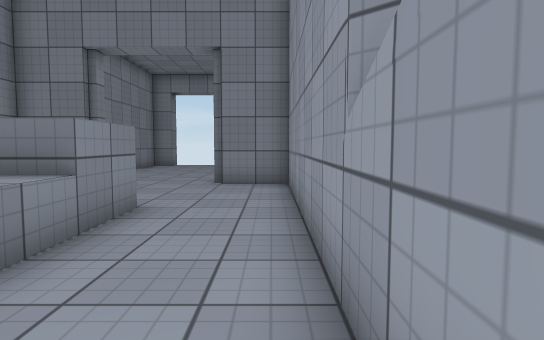
View 1 (above)

16 first-person views from a walk through a 3-D level made in the Unity game engine. The camera is 1.4 m above the floor, tilts 4° down and sees 75° across. The floor is counted in squares, 1 m on a side. Each view is taken from the middle of a square. On the plan, view 1 faces up. The plan holds only what a view shows up to about 15 squares ahead; the rest is blank. The place goes on beyond the plan. The player is left out. Door leaves are left out, so doorways stand open. Surface patterns are stand-ins for the level's own textures.

View 2
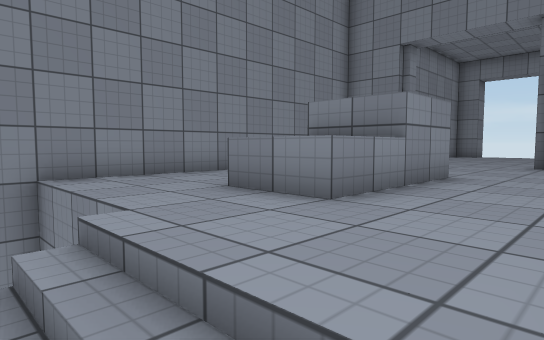

View 3
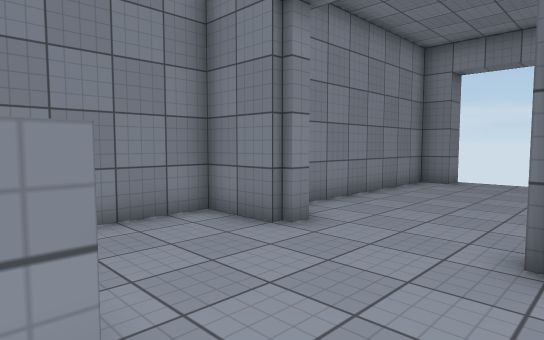

View 4
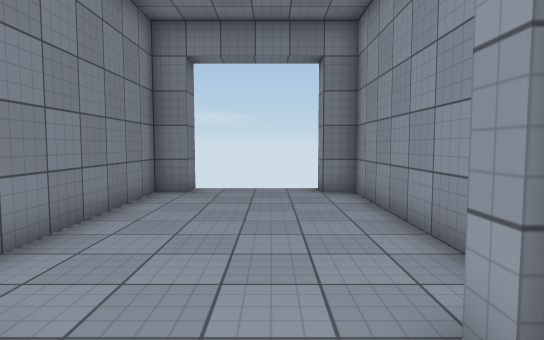

View 5
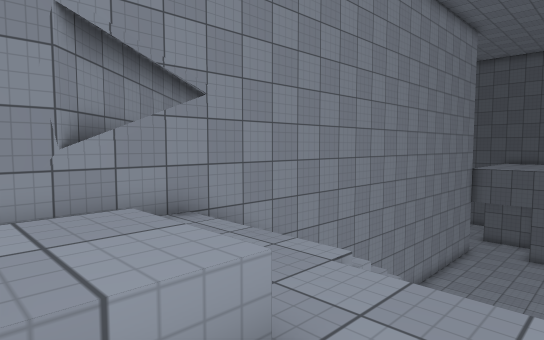

View 6
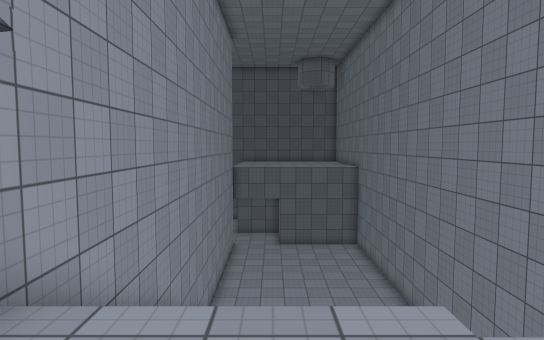

View 7
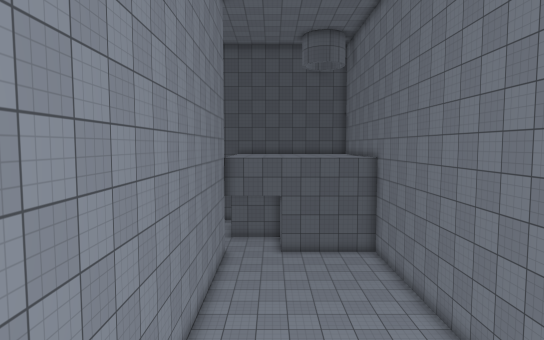

View 8
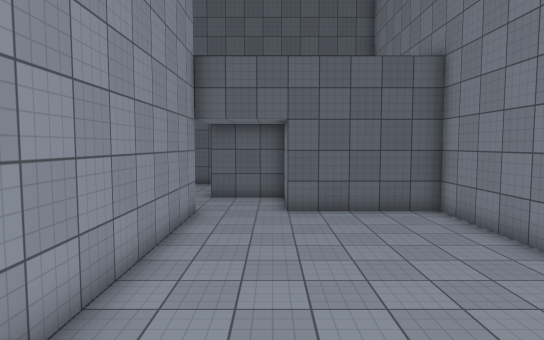

View 9
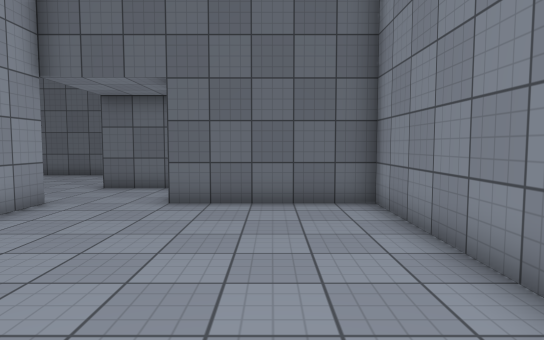

View 10
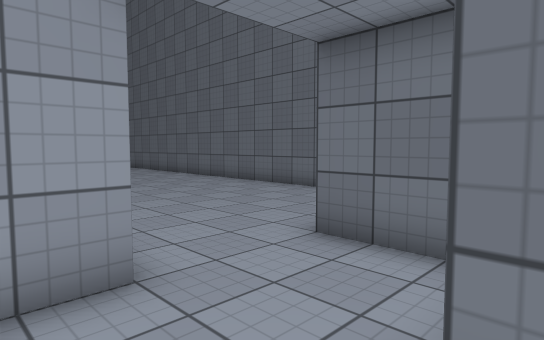

View 11
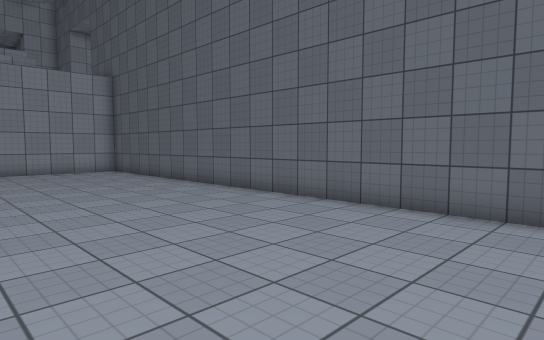

View 12
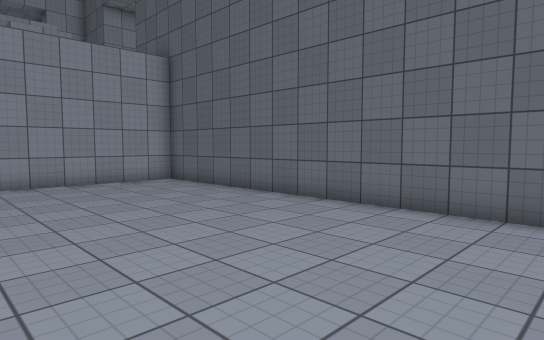

View 13
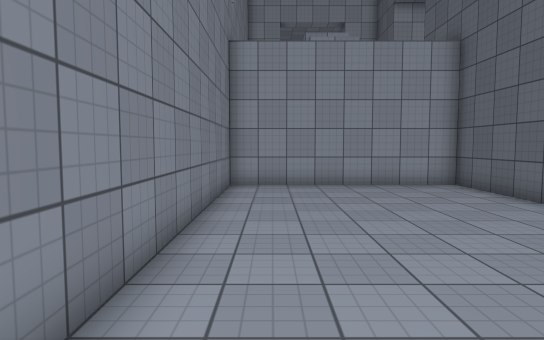

View 14
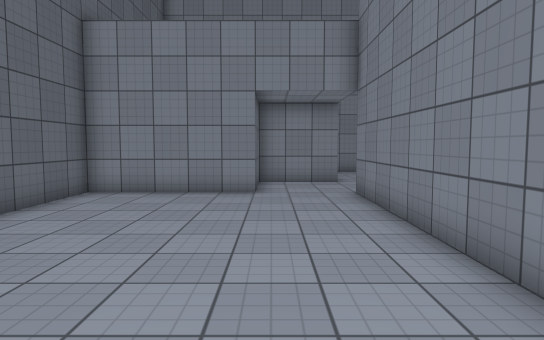

View 15
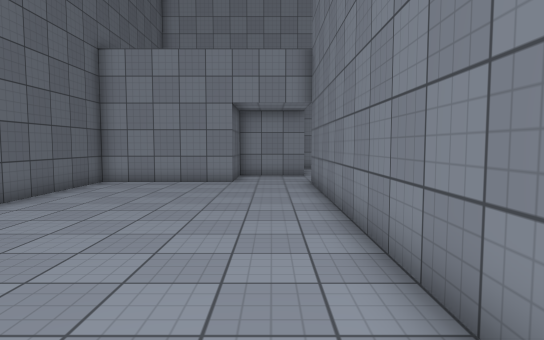

View 16
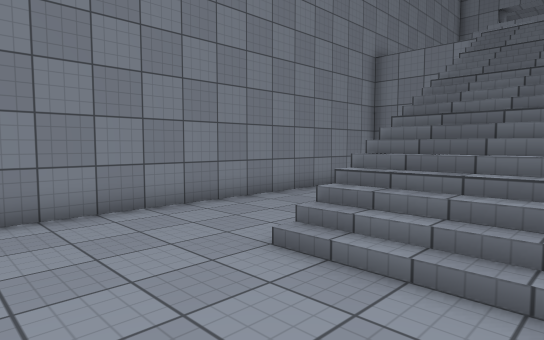

### Floor plan
Key: @ floor where view 1 was taken; # wall or solid block; . main floor; : floor 5 m higher than the main floor; / step, stairs or slope; D open door; ^ raised ledge.
Columns run from 8 left of view 1 to 21 right of it. Each row starts with its distance up from view 1.
 21   #
 20  ##DDDD##
 19  #::::::#
 18  #::::::#
 17  #::::::#
 16  #::::::#
 15  #::::::#
 14  #::::::#
 13  #::::::
 12  #::::::
 11 ###::::###
 10 #::::::::#
  9 #::::::::#
  8 #::::::::#
  7 #  ::::::#
  6 #    ^:::#
  5 #   ^^:::#
  4 #:: ^^:::#
  3 #:::^^:::#
  2 #::::::::#
  1 #::::::::#
  0 #    ///@#
 -1 #    // /#
 -2 #    // /#
 -3 #    ////#
 -4 #.   ////#
 -5 #..  ////#
 -6 #..  ////#
 -7 #... ////#
 -8 #....////#
 -9 #....////#
-10 #........#
-11 #........#
-12 #........#
-13 #........#
-14 #........#
-15 #........#
-16 #........#
-17 #........#
-18 #........#
-19 #........#####################
-20 ######.......................#
-21      #.......................#
-22      #.......................#
-23      ####....................#
-24         #....................#
-25         #....................#
-26         #....................#
-27         #....................#
-28         ######################

Positions as (right, up) in squares from view 1, and headings:
1: (0, 0), facing up
2: (0, -1), facing up-left
3: (-1, 6), facing up-left
4: (-3, 9), facing up
5: (-6, 4), facing down-right
6: (-2, 3), facing down
7: (-2, -1), facing down
8: (-2, -8), facing down
9: (-5, -11), facing down
10: (-3, -18), facing down-right
11: (1, -20), facing down-right
12: (7, -20), facing down-right
13: (8, -21), facing right
14: (11, -22), facing left
15: (14, -21), facing left
16: (0, -13), facing up-left
